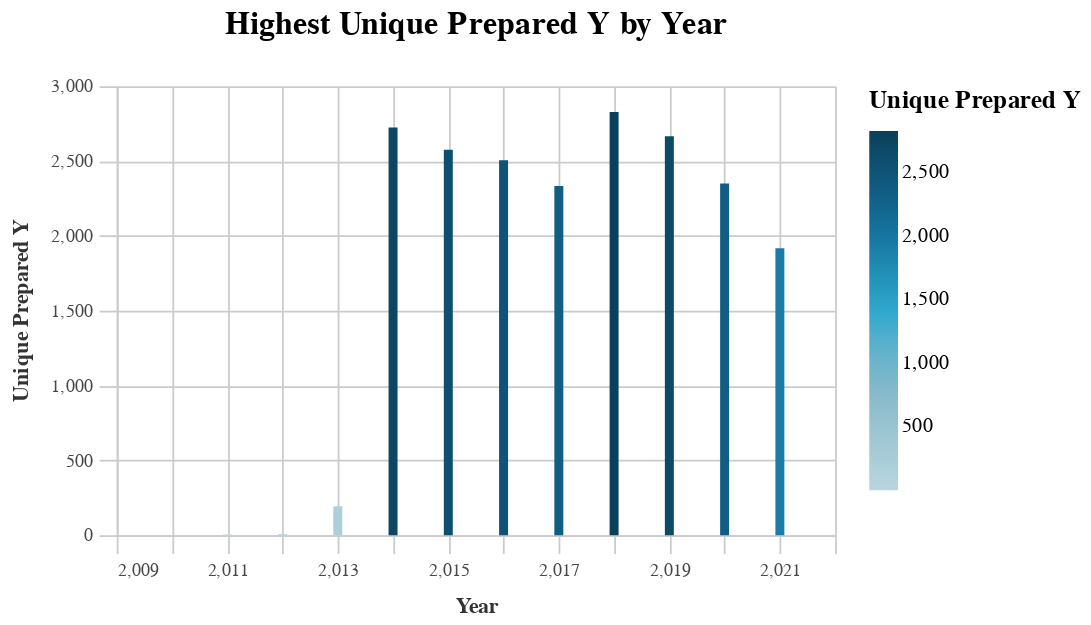

Write notebook code for a chart like this one.
### Code cell
basic_bar_chart(tops, "unique_prepared_y", "prepared_y")

### Figure 1 — Vega-Lite specification as saved in the notebook (floating-point values rounded to 4 significant figures)
{"width": 400, "height": 250, "background": "white", "config": {"title": {"fontSize": 18, "font": "Raleway", "anchor": "middle", "fontColor": "#333", "fontWeight": "bold", "offset": 20}, "header": {"labelFont": "Nunito Sans", "titleFont": "Raleway"}, "axis": {"domain": true, "domainColor": "#cbcbcb", "grid": true, "gridColor": "#cbcbcb", "gridWidth": 1, "labelColor": "#474747", "labelFontSize": 10, "titleColor": "#333", "tickColor": "#cbcbcb", "tickSize": 10, "titleFontSize": 12, "titlePadding": 10, "labelPadding": 4}, "axisBand": {"grid": false}, "range": {"category_bright": ["#2EA8CE", "#EB9F3C", "#F4D837", "#51BF9D", "#8CBCCB", "#9487C0"], "category_bold": ["#136C97", "#E16B26", "#F6BF16", "#00896B", "#7790A3", "#5B559C"], "diverging": ["#E16B26", "#EB9F3C", "#f6e7e1", "#8CBCCB", "#2EA8CE", "#136C97"], "sequential": ["#B9D6DF", "#8CBCCB", "#2EA8CE", "#136C97", "#0B405B"]}, "legend": {"labelFont": "Nunito Sans", "labelFontSize": 11, "symbolType": "square", "symbolSize": 30, "titleFont": "Raleway", "titleFontSize": 14, "titlePadding": 10, "padding": 1, "orient": "right", "labelLimit": 0}, "view": {"stroke": "transparent"}, "group": {"fill": "white"}, "arc": {"fill": "#8CBCCB"}, "area": {"fill": "#8CBCCB"}, "line": {"stroke": "#8CBCCB", "strokeWidth": 2}, "trail": {"color": "#8CBCCB", "stroke": "#8CBCCB", "strokeWidth": 0, "size": 1}, "path": {"stroke": "#8CBCCB", "strokeWidth": 0.5}, "rect": {"fill": "#8CBCCB"}, "point": {"filled": true, "shape": "circle"}, "shape": {"stroke": "#8CBCCB"}, "text": {"font": "Nunito Sans", "color": "#8CBCCB", "fontSize": 11, "align": "center", "fontWeight": 400, "size": 11}, "bar": {"binSpacing": 2, "fill": "#8CBCCB", "stroke": false}}, "data": {"name": "data-8e9dd7ce07a4ae8373c066266bdc89c4"}, "mark": "bar", "encoding": {"color": {"field": "unique_prepared_y", "legend": {"title": "Unique Prepared Y"}, "scale": {"range": ["#B9D6DF", "#8CBCCB", "#2EA8CE", "#136C97", "#0B405B"]}, "type": "quantitative"}, "x": {"field": "prepared_y", "sort": "-y", "title": "Year", "type": "quantitative"}, "y": {"field": "unique_prepared_y", "title": "Unique Prepared Y", "type": "quantitative"}}, "title": "Highest Unique Prepared Y by Year", "$schema": "https://vega.github.io/schema/vega-lite/v4.17.0.json", "datasets": {"data-8e9dd7ce07a4ae8373c066266bdc89c4": [{"prefix": "CML", "unique_prefix": 3293, "prepared_y": 2018.0, "unique_prepared_y": 2827.0, "status_comment": "Authorized", "unique_status_comment": 19399, "project_location": "San Francisco Bay Area", "unique_project_location": 65, "type_of_work": "Bridge Replacement (tc)", "unique_type_of_work": 679, "mpo": "SCAG", "unique_mpo": 4988, "primary_agency_name": "Humboldt County", "unique_primary_agency_name": 627}, {"prefix": "HSIPL", "unique_prefix": 3282, "prepared_y": 2014.0, "unique_prepared_y": 2724.0, "status_comment": "..", "unique_status_comment": 194, "project_location": "Various Locations", "unique_project_location": 31, "type_of_work": "Bridge Replacement", "unique_type_of_work": 519, "mpo": "MTC", "unique_mpo": 3236, "primary_agency_name": "Los Angeles", "unique_primary_agency_name": 490}, {"prefix": "STPL", "unique_prefix": 2779, "prepared_y": 2019.0, "unique_prepared_y": 2665.0, "status_comment": "Prog Code Z400", "unique_status_comment": 108, "project_location": "Sacog Region", "unique_project_location": 29, "type_of_work": "FTA Transfer", "unique_type_of_work": 462, "mpo": "NON-MPO", "unique_mpo": 2592, "primary_agency_name": "Fresno", "unique_primary_agency_name": 459}, {"prefix": "ER", "unique_prefix": 1590, "prepared_y": 2015.0, "unique_prepared_y": 2575.0, "status_comment": "Prog Code M400", "unique_status_comment": 73, "project_location": "Golden Gate Bridge", "unique_project_location": 27, "type_of_work": "Permanent Restoration", "unique_type_of_work": 282, "mpo": "SACOG", "unique_mpo": 1865, "primary_agency_name": "Los Angeles County", "unique_primary_agency_name": 456}, {"prefix": "BRLO", "unique_prefix": 1402, "prepared_y": 2016.0, "unique_prepared_y": 2505.0, "status_comment": "Prog Code Z230", "unique_status_comment": 47, "project_location": "Throughout Kern County", "unique_project_location": 22, "type_of_work": "Road Rehabilitation", "unique_type_of_work": 269, "mpo": "CFCG", "unique_mpo": 1404, "primary_agency_name": "Santa Cruz County", "unique_primary_agency_name": 446}, {"prefix": "BRLS", "unique_prefix": 904, "prepared_y": 2020.0, "unique_prepared_y": 2350.0, "status_comment": "Prog Code Z003", "unique_status_comment": 30, "project_location": "Citywide", "unique_project_location": 18, "type_of_work": "Bridge Preventive Maintenance", "unique_type_of_work": 175, "mpo": "KCOG", "unique_mpo": 998, "primary_agency_name": "El Dorado County", "unique_primary_agency_name": 297}, {"prefix": "ATPL", "unique_prefix": 587, "prepared_y": 2017.0, "unique_prepared_y": 2333.0, "status_comment": "Prog Code M40E", "unique_status_comment": 26, "project_location": "Various Locations (see Comments)", "unique_project_location": 14, "type_of_work": "Emergency Opening", "unique_type_of_work": 153, "mpo": "STANCOG", "unique_mpo": 759, "primary_agency_name": "Kern County", "unique_primary_agency_name": 283}, {"prefix": "RPSTPL", "unique_prefix": 576, "prepared_y": 2021.0, "unique_prepared_y": 1917.0, "status_comment": "Prog Code M0E3", "unique_status_comment": 22, "project_location": "Various Locations In San Diego County", "unique_project_location": 14, "type_of_work": "Pavement Rehabilitation", "unique_type_of_work": 120, "mpo": "AMBAG", "unique_mpo": 745, "primary_agency_name": "Fresno County", "unique_primary_agency_name": 271}, {"prefix": "HPLUL", "unique_prefix": 332, "prepared_y": 2013.0, "unique_prepared_y": 193.0, "status_comment": "Prog Code M23E", "unique_status_comment": 17, "project_location": "County Of Madera", "unique_project_location": 13, "type_of_work": "Seismic Retrofit", "unique_type_of_work": 119, "mpo": "SJCG", "unique_mpo": 515, "primary_agency_name": "Bakersfield", "unique_primary_agency_name": 270}, {"prefix": "SRTSL", "unique_prefix": 331, "prepared_y": 2012.0, "unique_prepared_y": 7.0, "status_comment": "Prog Code Z301", "unique_status_comment": 14, "project_location": "FTA transfer", "unique_project_location": 13, "type_of_work": "Bridge Rehabilitation", "unique_type_of_work": 110, "mpo": "TCAG", "unique_mpo": 489, "primary_agency_name": "San Joaquin County", "unique_primary_agency_name": 266}, {"prefix": "ACSTP", "unique_prefix": 316, "prepared_y": 2011.0, "unique_prepared_y": 5.0, "status_comment": "Prog Code M230", "unique_status_comment": 13, "project_location": "Sixth Street Viaduct Over La River, Us 101, And Uprr, Bnsf, Amtrack, Lacmta And", "unique_project_location": 13, "type_of_work": "Storm Damage Restoration", "unique_type_of_work": 102, "mpo": "SDAG", "unique_mpo": 487, "primary_agency_name": "Stockton", "unique_primary_agency_name": 261}, {"prefix": "BPMP", "unique_prefix": 307, "prepared_y": 2010.0, "unique_prepared_y": 1.0, "status_comment": "Prog Code M240", "unique_status_comment": 13, "project_location": "Various Locations Throughout The City", "unique_project_location": 13, "type_of_work": "Replace 2 Lane Bridge With 2 Lane Bridge (tc)", "unique_type_of_work": 87, "mpo": "SBCG", "unique_mpo": 340, "primary_agency_name": "Modesto", "unique_primary_agency_name": 243}, {"prefix": "BPMPL", "unique_prefix": 272, "prepared_y": null, "unique_prepared_y": null, "status_comment": "Prog Code Z40E", "unique_status_comment": 13, "project_location": "In Stanislaus County", "unique_project_location": 12, "type_of_work": "Ac Overlay (tc)", "unique_type_of_work": 77, "mpo": "MCAG", "unique_mpo": 279, "primary_agency_name": "Mendocino County", "unique_primary_agency_name": 239}, {"prefix": "FTACML", "unique_prefix": 267, "prepared_y": null, "unique_prepared_y": null, "status_comment": "Prog Code L23E", "unique_status_comment": 10, "project_location": "Stanislaus County", "unique_project_location": 12, "type_of_work": "Road Rehabilitation (tc)", "unique_type_of_work": 75, "mpo": "BCAG", "unique_mpo": 255, "primary_agency_name": "Sacramento County", "unique_primary_agency_name": 221}, {"prefix": "HRRRL", "unique_prefix": 267, "prepared_y": null, "unique_prepared_y": null, "status_comment": "Prog Code RPS9", "unique_status_comment": 10, "project_location": "Various", "unique_project_location": 12, "type_of_work": "Bridge Rehabilitation (tc)", "unique_type_of_work": 72, "mpo": "SLAC", "unique_mpo": 240, "primary_agency_name": "Tulare County", "unique_primary_agency_name": 205}, {"prefix": "BHLS", "unique_prefix": 261, "prepared_y": null, "unique_prepared_y": null, "status_comment": "Hold for FTIP amendment.", "unique_status_comment": 9, "project_location": "Bay Area", "unique_project_location": 11, "type_of_work": "Road Reconstruction", "unique_type_of_work": 68, "mpo": "STPA", "unique_mpo": 207, "primary_agency_name": "Stanislaus County", "unique_primary_agency_name": 202}, {"prefix": "CMLNI", "unique_prefix": 250, "prepared_y": null, "unique_prepared_y": null, "status_comment": "Prog Code L40E", "unique_status_comment": 8, "project_location": "City Of Atwater", "unique_project_location": 11, "type_of_work": "Install Traffic Signal", "unique_type_of_work": 57, "mpo": "MCTC", "unique_mpo": 194, "primary_agency_name": "Sacramento", "unique_primary_agency_name": 182}, {"prefix": "ACSTER", "unique_prefix": 230, "prepared_y": null, "unique_prepared_y": null, "status_comment": "Prog Code M003", "unique_status_comment": 8, "project_location": "City Of Visalia", "unique_project_location": 11, "type_of_work": "Bridge Preventative Maintenance", "unique_type_of_work": 43, "mpo": "KCAG", "unique_mpo": 141, "primary_agency_name": "Placer County", "unique_primary_agency_name": 173}, {"prefix": "STPLZ", "unique_prefix": 174, "prepared_y": null, "unique_prepared_y": null, "status_comment": "Prog Code Z240", "unique_status_comment": 7, "project_location": "City Of Wasco", "unique_project_location": 11, "type_of_work": "Replace Bridge (tc)", "unique_type_of_work": 43, "mpo": "SANDAG", "unique_mpo": 137, "primary_agency_name": "Clovis", "unique_primary_agency_name": 157}, {"prefix": "STPLN", "unique_prefix": 111, "prepared_y": null, "unique_prepared_y": null, "status_comment": "Prog Code L230", "unique_status_comment": 6, "project_location": "Sf Bay Area: Regionwide", "unique_project_location": 11, "type_of_work": "Pedestrian Improvements", "unique_type_of_work": 42, "mpo": "SJCOG", "unique_mpo": 134, "primary_agency_name": "Santa Barbara County", "unique_primary_agency_name": 153}]}}
